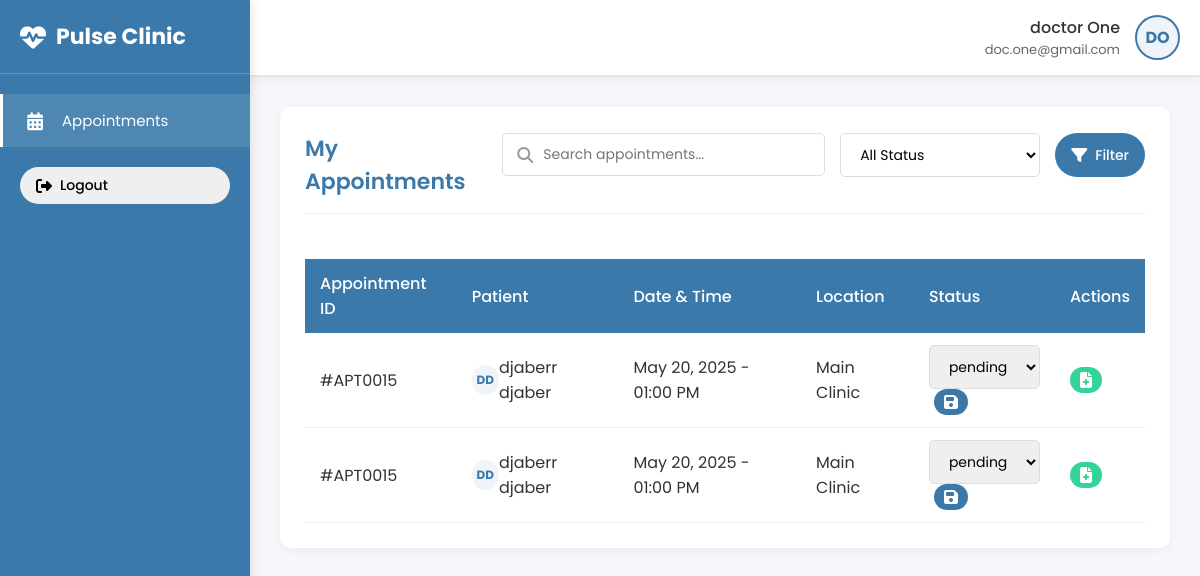
The app's page /doctor_dashboard.php (signed in) with its own data.
### tables this page shows
CREATE TABLE `users` (
  `user_id` int(11) NOT NULL,
  `full_name` varchar(100) NOT NULL,
  `email` varchar(100) NOT NULL,
  `password_hash` varchar(255) NOT NULL,
  `role` enum('patient','doctor','admin') NOT NULL,
  `phone_number` varchar(20) DEFAULT NULL,
  `gender` enum('male','female','other') DEFAULT NULL,
  `date_of_birth` date DEFAULT NULL,
  `address` text DEFAULT NULL
);

### doctor_dashboard.php (the view, shortened to what this page needs)
<?php
try {
    $pdo = new PDO("mysql:host=127.0.0.1;dbname=pulse_clinic;charset=utf8mb4", "root", "");
    $pdo->setAttribute(PDO::ATTR_ERRMODE, PDO::ERRMODE_EXCEPTION);
} catch (PDOException $e) {
    die("Database connection failed: " . $e->getMessage());
}
$user_id = $_SESSION['user_id'];
$stmt = $pdo->prepare("SELECT u.full_name, u.email FROM users u WHERE u.user_id = ?");
$stmt->execute([$user_id]);
$doctor = $stmt->fetch(PDO::FETCH_ASSOC);
$stmt = $pdo->prepare("
    SELECT ea.appointment_id, p.first_name, p.last_name, ea.appointment_date, ea.appointment_time, al.name AS location_name, al.room, s.status_id, s.name AS status_name
    FROM enhanced_appointments ea
    JOIN patients p ON ea.patient_id = p.patient_id
    JOIN appointment_locations al ON ea.location_id = al.location_id
    JOIN appointment_statuses s ON ea.status_id = s.status_id
    WHERE ea.doctor_id = ?
    ORDER BY ea.appointment_date DESC, ea.appointment_time DESC
");
$stmt->execute([$user_id]);
$appointments = $stmt->fetchAll(PDO::FETCH_ASSOC);
$stmt = $pdo->query("SELECT status_id, name FROM appointment_statuses");
$statuses = $stmt->fetchAll(PDO::FETCH_ASSOC);
?>
<!DOCTYPE html>
<html lang="en">
<head>
    <link rel="stylesheet" href="https://cdnjs.cloudflare.com/ajax/libs/font-awesome/6.4.0/css/all.min.css">
</head>
<body>
    <header class="header">
        <div class="d-flex align-center">
            <div class="logo">Pulse Clinic</div>
        </div>
        <div class="doctor-profile">
            <div class="doctor-info">
                <div class="doctor-name"><?php echo htmlspecialchars($doctor['full_name']); ?></div>
                <div class="doctor-email"><?php echo htmlspecialchars($doctor['email']); ?></div>
            </div>
            <div class="doctor-avatar"><?php echo strtoupper(substr($doctor['full_name'], 0, 2)); ?></div>
        </div>
    </header>
    <div class="container">
        <nav class="sidebar" id="sidebar">
            <div class="sidebar-header">
                <i class="fas fa-heartbeat"></i>
                <span>Pulse Clinic</span>
            </div>
            <a class="menu-item active" href="#" data-section="appointments">
                <i class="fas fa-calendar-alt"></i>
                <span>Appointments</span>
            </a>
            <div style="margin-top: auto; padding: 20px;">
                <button class="btn btn-danger w-100" id="logoutBtn">
                    <i class="fas fa-sign-out-alt"></i>
                    <span>Logout</span>
                </button>
            </div>
        </nav>
        <main class="main-content">
            <div class="content-section active" id="appointments-section">
                <div class="section-header">
                    <h2 class="section-title">My Appointments</h2>
                    <div class="search-filter">
                        <div class="search-box">
                            <i class="fas fa-search"></i>
                            <input type="text" class="search-input" placeholder="Search appointments...">
                        </div>
                        <select class="filter-select">
                            <option value="">All Status</option>
                        </select>
                        <button class="btn btn-primary">
                            <i class="fas fa-filter"></i>
                            <span>Filter</span>
                        </button>
                    </div>
                </div>
                <div class="table-responsive">
                    <table class="data-table w-100">
                        <thead>
                            <tr>
                                <th>Appointment ID</th>
                                <th>Patient</th>
                                <th>Date & Time</th>
                                <th>Location</th>
                                <th>Status</th>
                                <th>Actions</th>
                            </tr>
                        </thead>
                        <tbody>
                            <?php foreach ($appointments as $appt): ?>
                                <tr>
                                    <td>#APT<?php echo sprintf("%04d", $appt['appointment_id']); ?></td>
                                    <td>
                                        <div class="d-flex align-center gap-2">
                                            <div class="user-avatar sm"><?php echo strtoupper(substr($appt['first_name'], 0, 1) . substr($appt['last_name'], 0, 1)); ?></div>
                                            <div><?php echo htmlspecialchars($appt['first_name'] . ' ' . $appt['last_name']); ?></div>
                                        </div>
                                    </td>
                                    <td><?php echo date('M d, Y - h:i A', strtotime($appt['appointment_date'] . ' ' . $appt['appointment_time'])); ?></td>
                                    <td><?php echo htmlspecialchars($appt['location_name'] . ($appt['room'] ? ', Room ' . $appt['room'] : '')); ?></td>
                                    <td>
                                        <form method="POST" style="display:inline;">
                                            <select name="status_id" class="form-control" style="width: auto; display: inline-block;">
                                                <?php foreach ($statuses as $status): ?>
                                                    <option value="<?php echo $status['status_id']; ?>" <?php echo $status['status_id'] == $appt['status_id'] ? 'selected' : ''; ?>>
                                                        <?php echo htmlspecialchars($status['name']); ?>
                                                    </option>
                                                <?php endforeach; ?>
                                            </select>
                                            <button type="submit" name="update_status" class="btn btn-primary btn-sm" style="margin-left: 5px;">
                                                <i class="fas fa-save"></i>
                                            </button>
                                        </form>
                                    </td>
                                    <td>
                                        <div class="d-flex gap-2">
                                            <button class="btn btn-success btn-sm add-medical-record" data-id="<?php echo $appt['appointment_id']; ?>">
                                                <i class="fas fa-file-medical"></i>
                                            </button>
                                        </div>
                                    </td>
                                </tr>
                            <?php endforeach; ?>
                        </tbody>
                    </table>
                </div>
            </div>
        </main>
    </div>
</body>
</html>

### doctor_dashboard.php (style rules this page uses)
* { margin: 0; padding: 0; box-sizing: border-box; font-family: 'Poppins', sans-serif; }
body { background: #f9fafb; min-height: 100vh; display: flex; flex-direction: column; color: #333; }
.header { display: flex; justify-content: space-between; align-items: center; padding: 15px 20px; border-bottom: 2px solid rgba(0, 0, 0, 0.1); background-color: white; position: sticky; top: 0; z-index: 100; box-shadow: 0 2px 10px rgba(0, 0, 0, 0.05); }
.logo { font-size: 24px; font-weight: 700; color: #3A79A9; }
.doctor-profile { display: flex; align-items: center; gap: 15px; }
.doctor-info { text-align: right; }
.doctor-name { font-size: 16px; font-weight: 500; }
.doctor-email { font-size: 13px; color: #666; }
.doctor-avatar { width: 45px; height: 45px; border-radius: 50%; border: 2px solid #3A79A9; background: #f0f4f8; display: flex; align-items: center; justify-content: center; color: #3A79A9; font-weight: bold; }
.container { display: flex; flex-grow: 1; position: relative; }
.sidebar { width: 250px; background: #3A79A9; color: white; height: 100vh; padding: 20px 0; position: fixed; top: 0; left: 0; transition: transform 0.3s ease; z-index: 200; box-shadow: 2px 0 10px rgba(0, 0, 0, 0.1); }
.sidebar-header { padding: 0 20px 20px; font-size: 22px; font-weight: 700; border-bottom: 1px solid rgba(255, 255, 255, 0.2); margin-bottom: 20px; display: flex; align-items: center; gap: 10px; }
.sidebar-header i { font-size: 26px; }
.menu-item { display: flex; align-items: center; gap: 15px; padding: 15px 20px; color: rgba(255, 255, 255, 0.8); text-decoration: none; transition: all 0.2s; cursor: pointer; font-size: 15px; border-left: 3px solid transparent; }
.menu-item:hover, .menu-item.active { background: rgba(255, 255, 255, 0.1); color: white; border-left: 3px solid white; }
.menu-item i { font-size: 18px; width: 24px; text-align: center; }
.main-content { flex-grow: 1; padding: 30px; margin-left: 250px; transition: margin-left 0.3s ease; background: #f5f7fa; min-height: calc(100vh - 69px); }
.content-section { display: none; background: white; border-radius: 10px; padding: 25px; box-shadow: 0 2px 10px rgba(0, 0, 0, 0.05); margin-bottom: 30px; }
.content-section.active { display: block; animation: fadeIn 0.3s ease; }
.section-header { display: flex; justify-content: space-between; align-items: center; margin-bottom: 25px; padding-bottom: 15px; border-bottom: 1px solid #eee; }
.section-title { font-size: 22px; font-weight: 600; color: #3A79A9; }
.data-table { width: 100%; border-collapse: collapse; margin-top: 20px; }
.data-table th { background: #3A79A9; color: white; padding: 12px 15px; text-align: left; font-weight: 500; }
.data-table td { padding: 12px 15px; border-bottom: 1px solid #eee; vertical-align: middle; }
.table-responsive { overflow-x: auto; }
.btn { padding: 8px 16px; border-radius: 50px; border: none; cursor: pointer; transition: all 0.2s; display: flex; align-items: center; gap: 8px; font-size: 14px; font-weight: 500; }
.btn-sm { padding: 5px 10px; font-size: 13px; }
.btn-primary { background: #3A79A9; color: white; }
.btn-success { background: #34D399; color: white; }
.btn i { font-size: 16px; }
.form-control { width: 100%; padding: 10px 15px; border: 1px solid #ddd; border-radius: 5px; font-size: 14px; transition: border 0.2s; }
.user-avatar { width: 40px; height: 40px; border-radius: 50%; background: #f0f4f8; display: flex; align-items: center; justify-content: center; color: #3A79A9; font-weight: bold; }
.user-avatar.sm { width: 30px; height: 30px; font-size: 12px; }
.search-filter { display: flex; gap: 15px; margin-bottom: 20px; flex-wrap: wrap; }
.search-box { flex: 1; min-width: 250px; position: relative; }
.search-box i { position: absolute; left: 15px; top: 50%; transform: translateY(-50%); color: #999; }
.search-input { width: 100%; padding: 10px 15px 10px 40px; border: 1px solid #ddd; border-radius: 5px; font-size: 14px; }
.filter-select { min-width: 200px; padding: 10px 15px; border: 1px solid #ddd; border-radius: 5px; font-size: 14px; background: white; }
.d-flex { display: flex; }
.align-center { align-items: center; }
.w-100 { width: 100%; }

### records on screen
users: full_name "doctor One", email "doc.one@gmail.com", full_name "DO"

### other values on screen
$appt['appointment_id'] "0015"
substr($appt['first_name'], 0, 1) . substr($appt['last_name'], 0, 1) "DD"
$appt['first_name'] . ' ' . $appt['last_name'] "djaberr djaber"
form field status_id "pending"
